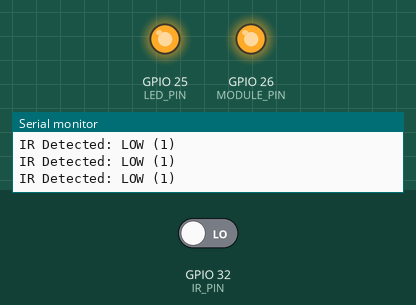
Bench run of a sketch on a simulated ESP32. Shown: output pins drawn as LEDs (lit = HIGH), the last lines printed to the serial monitor. Inputs (shaded band) come from the test bench; at power-on: GPIO 32 (IR_PIN) LOW. Nothing arrives over Bluetooth unless stated.

Above: at 1.8 s.
1.9 s: GPIO 32 (IR_PIN) driven HIGH
At 3.0 s:
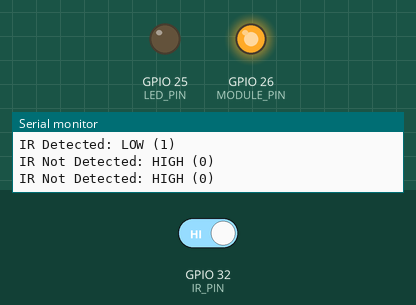
3.5 s: GPIO 32 (IR_PIN) driven LOW
At 4.2 s:
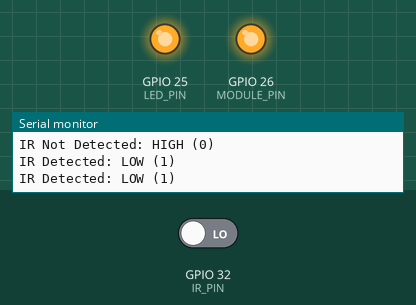
Timing chart, 0 to 6.5 s (numbered marks = the images above; inputs shaded):
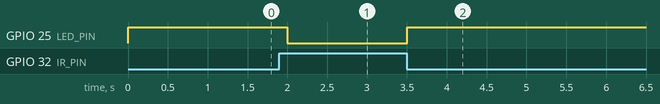

Measured:
- after the input at 1.9 s, GPIO 25 (LED_PIN): HIGH → LOW after 0.10 s
- after the input at 3.5 s, GPIO 25 (LED_PIN): LOW → HIGH at once

The sketch:

esp32_target_new.ino
```cpp
#include "BluetoothSerial.h"

#define IR_PIN 32  // 赤外線受信モジュールの出力ピン
#define LED_PIN 25 // LEDの接続ピン
#define MODULE_PIN 26 // MODULEピン

BluetoothSerial SerialBT;

void setup() {
  SerialBT.begin("IR_Detector");  // Bluetoothデバイス名を設定
  Serial.begin(115200);           // シリアル通信を初期化（デバッグ用）
  pinMode(IR_PIN, INPUT_PULLDOWN);  // 赤外線受信モジュールのピンを入力モードに設定
  pinMode(LED_PIN, OUTPUT);       // LEDのピンを出力モードに設定
  pinMode(MODULE_PIN, OUTPUT);    // MODULEピンを出力モードに設定

  digitalWrite(MODULE_PIN, HIGH); // GPIO26を3.3Vに設定
}

void loop() {
  int irState = digitalRead(IR_PIN);  // 赤外線受信モジュールの状態を読み取る

  if (irState == LOW) {
    // 赤外線が検知された場合
    digitalWrite(LED_PIN, HIGH);      // LEDを点灯
    SerialBT.println(1);              // Bluetooth経由で「1」を送信
    Serial.println("IR Detected: LOW (1)");  // シリアルモニタへ出力
  } else {
    // 赤外線が検知されていない場合
    digitalWrite(LED_PIN, LOW);       // LEDを消灯
    SerialBT.println(0);              // Bluetooth経由で「0」を送信
    Serial.println("IR Not Detected: HIGH (0)");  // シリアルモニタへ出力
  }

  delay(500);  // 500msごとに状態を確認
}
```
